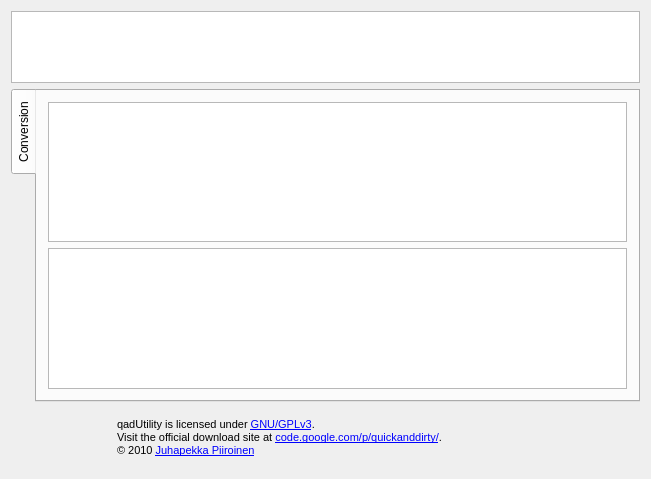
<?xml version="1.0" encoding="UTF-8"?>
<ui version="4.0">
 <class>MainWindow</class>
 <widget class="QMainWindow" name="MainWindow">
  <property name="geometry">
   <rect>
    <x>0</x>
    <y>0</y>
    <width>651</width>
    <height>479</height>
   </rect>
  </property>
  <property name="windowTitle">
   <string>Quick-and-dirty Utility</string>
  </property>
  <widget class="QWidget" name="centralWidget">
   <layout class="QVBoxLayout" name="verticalLayout">
    <item>
     <widget class="QPlainTextEdit" name="plainTextEditOriginal">
      <property name="maximumSize">
       <size>
        <width>16777215</width>
        <height>176</height>
       </size>
      </property>
     </widget>
    </item>
    <item>
     <widget class="QTabWidget" name="tabWidget">
      <property name="tabPosition">
       <enum>QTabWidget::West</enum>
      </property>
      <property name="currentIndex">
       <number>0</number>
      </property>
      <widget class="QWidget" name="tab">
       <attribute name="title">
        <string>Conversion</string>
       </attribute>
       <layout class="QVBoxLayout" name="verticalLayout_2">
        <item>
         <widget class="QPlainTextEdit" name="plainTextEditConvertTo"/>
        </item>
        <item>
         <widget class="QPlainTextEdit" name="plainTextEditConvertFrom"/>
        </item>
       </layout>
      </widget>
     </widget>
    </item>
    <item>
     <widget class="QWidget" name="widget_10" native="true">
      <layout class="QHBoxLayout" name="horizontalLayout_10">
       <property name="margin">
        <number>0</number>
       </property>
       <item>
        <widget class="QLabel" name="label_10">
         <property name="maximumSize">
          <size>
           <width>100</width>
           <height>16777215</height>
          </size>
         </property>
         <property name="text">
          <string/>
         </property>
         <property name="pixmap">
          <pixmap resource="qadresources.qrc">:/gplv3-88x31.png</pixmap>
         </property>
        </widget>
       </item>
       <item>
        <widget class="QLabel" name="label_8">
         <property name="minimumSize">
          <size>
           <width>327</width>
           <height>60</height>
          </size>
         </property>
         <property name="text">
          <string>&lt;!DOCTYPE HTML PUBLIC &quot;-//W3C//DTD HTML 4.0//EN&quot; &quot;http://www.w3.org/TR/REC-html40/strict.dtd&quot;&gt;
&lt;html&gt;&lt;head&gt;&lt;meta name=&quot;qrichtext&quot; content=&quot;1&quot; /&gt;&lt;style type=&quot;text/css&quot;&gt;
p, li { white-space: pre-wrap; }
&lt;/style&gt;&lt;/head&gt;&lt;body style=&quot; font-family:'Sans'; font-size:10pt; font-weight:400; font-style:normal;&quot;&gt;
&lt;p style=&quot; margin-top:0px; margin-bottom:0px; margin-left:0px; margin-right:0px; -qt-block-indent:0; text-indent:0px;&quot;&gt;&lt;span style=&quot; font-family:'MS Shell Dlg 2'; font-size:8pt;&quot;&gt;qadUtility is licensed under &lt;/span&gt;&lt;a href=&quot;http://www.gnu.org/copyleft/gpl.html&quot;&gt;&lt;span style=&quot; font-family:'MS Shell Dlg 2'; font-size:8pt; text-decoration: underline; color:#0000ff;&quot;&gt;GNU/GPLv3&lt;/span&gt;&lt;/a&gt;&lt;span style=&quot; font-family:'MS Shell Dlg 2'; font-size:8pt;&quot;&gt;. &lt;/span&gt;&lt;/p&gt;
&lt;p style=&quot; margin-top:0px; margin-bottom:0px; margin-left:0px; margin-right:0px; -qt-block-indent:0; text-indent:0px;&quot;&gt;&lt;span style=&quot; font-family:'MS Shell Dlg 2'; font-size:8pt;&quot;&gt;Visit the official download site at &lt;/span&gt;&lt;a href=&quot;http://code.google.com/p/quickanddirty&quot;&gt;&lt;span style=&quot; font-family:'MS Shell Dlg 2'; font-size:8pt; text-decoration: underline; color:#0000ff;&quot;&gt;code.google.com/p/quickanddirty/&lt;/span&gt;&lt;/a&gt;&lt;span style=&quot; font-family:'MS Shell Dlg 2'; font-size:8pt;&quot;&gt;.&lt;/span&gt;&lt;/p&gt;
&lt;p style=&quot; margin-top:0px; margin-bottom:0px; margin-left:0px; margin-right:0px; -qt-block-indent:0; text-indent:0px;&quot;&gt;&lt;span style=&quot; font-family:'MS Shell Dlg 2'; font-size:8pt;&quot;&gt;&amp;copy; 2010 &lt;/span&gt;&lt;a href=&quot;mailto:juhapekka.piiroinen@gmail.com&quot;&gt;&lt;span style=&quot; font-family:'MS Shell Dlg 2'; font-size:8pt; text-decoration: underline; color:#0000ff;&quot;&gt;Juhapekka Piiroinen&lt;/span&gt;&lt;/a&gt;&lt;/p&gt;&lt;/body&gt;&lt;/html&gt;</string>
         </property>
        </widget>
       </item>
      </layout>
     </widget>
    </item>
   </layout>
  </widget>
 </widget>
 <layoutdefault spacing="6" margin="11"/>
 <resources>
  <include location="qadresources.qrc"/>
 </resources>
 <connections/>
</ui>
